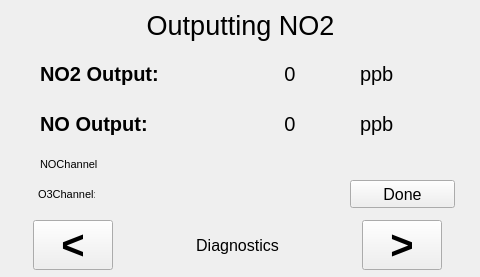
<?xml version="1.0" encoding="UTF-8"?>
<ui version="4.0">
 <class>OutputNO2Form</class>
 <widget class="QWidget" name="OutputNO2Form">
  <property name="geometry">
   <rect>
    <x>0</x>
    <y>0</y>
    <width>480</width>
    <height>277</height>
   </rect>
  </property>
  <property name="minimumSize">
   <size>
    <width>480</width>
    <height>277</height>
   </size>
  </property>
  <property name="maximumSize">
   <size>
    <width>480</width>
    <height>277</height>
   </size>
  </property>
  <property name="windowTitle">
   <string>Form</string>
  </property>
  <widget class="QLabel" name="o3FlowIconLabel">
   <property name="geometry">
    <rect>
     <x>149</x>
     <y>181</y>
     <width>20</width>
     <height>25</height>
    </rect>
   </property>
   <property name="minimumSize">
    <size>
     <width>20</width>
     <height>20</height>
    </size>
   </property>
   <property name="maximumSize">
    <size>
     <width>25</width>
     <height>25</height>
    </size>
   </property>
   <property name="text">
    <string/>
   </property>
   <property name="scaledContents">
    <bool>true</bool>
   </property>
  </widget>
  <widget class="QLabel" name="NO2UnitsLabel">
   <property name="geometry">
    <rect>
     <x>360</x>
     <y>60</y>
     <width>61</width>
     <height>28</height>
    </rect>
   </property>
   <property name="font">
    <font>
     <pointsize>15</pointsize>
    </font>
   </property>
   <property name="text">
    <string>ppb</string>
   </property>
  </widget>
  <widget class="QLabel" name="blockingLabel">
   <property name="geometry">
    <rect>
     <x>0</x>
     <y>0</y>
     <width>481</width>
     <height>281</height>
    </rect>
   </property>
   <property name="text">
    <string/>
   </property>
   <property name="pixmap">
    <pixmap resource="../../../M714/M714/resource.qrc">:/Resources/hourGlassPleaseWait.png</pixmap>
   </property>
  </widget>
  <widget class="QLabel" name="NOsetpointLabel_2">
   <property name="geometry">
    <rect>
     <x>40</x>
     <y>60</y>
     <width>200</width>
     <height>28</height>
    </rect>
   </property>
   <property name="minimumSize">
    <size>
     <width>200</width>
     <height>0</height>
    </size>
   </property>
   <property name="maximumSize">
    <size>
     <width>200</width>
     <height>16777215</height>
    </size>
   </property>
   <property name="font">
    <font>
     <pointsize>15</pointsize>
     <weight>75</weight>
     <bold>true</bold>
    </font>
   </property>
   <property name="text">
    <string>NO2 Output:</string>
   </property>
  </widget>
  <widget class="QLabel" name="o3TempIconLabel">
   <property name="geometry">
    <rect>
     <x>222</x>
     <y>181</y>
     <width>20</width>
     <height>25</height>
    </rect>
   </property>
   <property name="minimumSize">
    <size>
     <width>20</width>
     <height>20</height>
    </size>
   </property>
   <property name="maximumSize">
    <size>
     <width>25</width>
     <height>25</height>
    </size>
   </property>
   <property name="text">
    <string/>
   </property>
  </widget>
  <widget class="QLabel" name="NO2ValueLabel">
   <property name="geometry">
    <rect>
     <x>240</x>
     <y>60</y>
     <width>100</width>
     <height>28</height>
    </rect>
   </property>
   <property name="minimumSize">
    <size>
     <width>100</width>
     <height>0</height>
    </size>
   </property>
   <property name="font">
    <font>
     <pointsize>15</pointsize>
    </font>
   </property>
   <property name="text">
    <string>0</string>
   </property>
   <property name="alignment">
    <set>Qt::AlignCenter</set>
   </property>
  </widget>
  <widget class="QLabel" name="NOsetpointLabel">
   <property name="geometry">
    <rect>
     <x>40</x>
     <y>110</y>
     <width>200</width>
     <height>28</height>
    </rect>
   </property>
   <property name="minimumSize">
    <size>
     <width>200</width>
     <height>0</height>
    </size>
   </property>
   <property name="maximumSize">
    <size>
     <width>200</width>
     <height>30</height>
    </size>
   </property>
   <property name="font">
    <font>
     <pointsize>15</pointsize>
     <weight>75</weight>
     <bold>true</bold>
    </font>
   </property>
   <property name="text">
    <string>NO Output:</string>
   </property>
  </widget>
  <widget class="QLabel" name="diagnosticData">
   <property name="geometry">
    <rect>
     <x>120</x>
     <y>220</y>
     <width>235</width>
     <height>50</height>
    </rect>
   </property>
   <property name="minimumSize">
    <size>
     <width>235</width>
     <height>0</height>
    </size>
   </property>
   <property name="font">
    <font>
     <pointsize>12</pointsize>
    </font>
   </property>
   <property name="text">
    <string>Diagnostics</string>
   </property>
   <property name="alignment">
    <set>Qt::AlignCenter</set>
   </property>
  </widget>
  <widget class="QPushButton" name="scrollLeftButton">
   <property name="geometry">
    <rect>
     <x>33</x>
     <y>220</y>
     <width>80</width>
     <height>50</height>
    </rect>
   </property>
   <property name="minimumSize">
    <size>
     <width>80</width>
     <height>50</height>
    </size>
   </property>
   <property name="maximumSize">
    <size>
     <width>80</width>
     <height>50</height>
    </size>
   </property>
   <property name="font">
    <font>
     <pointsize>30</pointsize>
     <weight>75</weight>
     <bold>true</bold>
    </font>
   </property>
   <property name="text">
    <string>&lt;</string>
   </property>
  </widget>
  <widget class="QLabel" name="noLightIconLabel">
   <property name="geometry">
    <rect>
     <x>294</x>
     <y>151</y>
     <width>20</width>
     <height>25</height>
    </rect>
   </property>
   <property name="minimumSize">
    <size>
     <width>20</width>
     <height>20</height>
    </size>
   </property>
   <property name="maximumSize">
    <size>
     <width>25</width>
     <height>25</height>
    </size>
   </property>
   <property name="text">
    <string/>
   </property>
  </widget>
  <widget class="QWidget" name="TitleBackground" native="true">
   <property name="geometry">
    <rect>
     <x>0</x>
     <y>0</y>
     <width>481</width>
     <height>51</height>
    </rect>
   </property>
  </widget>
  <widget class="QLabel" name="noTempIconLabel">
   <property name="geometry">
    <rect>
     <x>222</x>
     <y>151</y>
     <width>20</width>
     <height>25</height>
    </rect>
   </property>
   <property name="minimumSize">
    <size>
     <width>20</width>
     <height>20</height>
    </size>
   </property>
   <property name="maximumSize">
    <size>
     <width>25</width>
     <height>25</height>
    </size>
   </property>
   <property name="text">
    <string/>
   </property>
  </widget>
  <widget class="QLabel" name="NOUnitsLabel">
   <property name="geometry">
    <rect>
     <x>360</x>
     <y>110</y>
     <width>51</width>
     <height>28</height>
    </rect>
   </property>
   <property name="font">
    <font>
     <pointsize>15</pointsize>
    </font>
   </property>
   <property name="text">
    <string>ppb</string>
   </property>
  </widget>
  <widget class="QPushButton" name="quitButton">
   <property name="geometry">
    <rect>
     <x>350</x>
     <y>180</y>
     <width>105</width>
     <height>28</height>
    </rect>
   </property>
   <property name="minimumSize">
    <size>
     <width>105</width>
     <height>0</height>
    </size>
   </property>
   <property name="maximumSize">
    <size>
     <width>70</width>
     <height>16777215</height>
    </size>
   </property>
   <property name="font">
    <font>
     <pointsize>12</pointsize>
    </font>
   </property>
   <property name="text">
    <string>Done</string>
   </property>
  </widget>
  <widget class="QPushButton" name="scrollRightButton">
   <property name="geometry">
    <rect>
     <x>362</x>
     <y>220</y>
     <width>80</width>
     <height>50</height>
    </rect>
   </property>
   <property name="minimumSize">
    <size>
     <width>80</width>
     <height>50</height>
    </size>
   </property>
   <property name="maximumSize">
    <size>
     <width>80</width>
     <height>50</height>
    </size>
   </property>
   <property name="font">
    <font>
     <pointsize>30</pointsize>
     <weight>75</weight>
     <bold>true</bold>
    </font>
   </property>
   <property name="text">
    <string>&gt;</string>
   </property>
  </widget>
  <widget class="QLabel" name="noFlowIconLabel">
   <property name="geometry">
    <rect>
     <x>150</x>
     <y>151</y>
     <width>20</width>
     <height>25</height>
    </rect>
   </property>
   <property name="minimumSize">
    <size>
     <width>20</width>
     <height>20</height>
    </size>
   </property>
   <property name="maximumSize">
    <size>
     <width>25</width>
     <height>25</height>
    </size>
   </property>
   <property name="text">
    <string/>
   </property>
  </widget>
  <widget class="QLabel" name="label">
   <property name="geometry">
    <rect>
     <x>40</x>
     <y>150</y>
     <width>58</width>
     <height>28</height>
    </rect>
   </property>
   <property name="font">
    <font>
     <pointsize>8</pointsize>
    </font>
   </property>
   <property name="text">
    <string>NOChannel:</string>
   </property>
  </widget>
  <widget class="QLabel" name="label_2">
   <property name="geometry">
    <rect>
     <x>38</x>
     <y>180</y>
     <width>57</width>
     <height>28</height>
    </rect>
   </property>
   <property name="font">
    <font>
     <pointsize>8</pointsize>
    </font>
   </property>
   <property name="text">
    <string>O3Channel:</string>
   </property>
  </widget>
  <widget class="QLabel" name="Title">
   <property name="geometry">
    <rect>
     <x>0</x>
     <y>0</y>
     <width>481</width>
     <height>51</height>
    </rect>
   </property>
   <property name="font">
    <font>
     <pointsize>20</pointsize>
    </font>
   </property>
   <property name="text">
    <string>Outputting NO2</string>
   </property>
   <property name="alignment">
    <set>Qt::AlignCenter</set>
   </property>
  </widget>
  <widget class="QLabel" name="o3LightIconLabel">
   <property name="geometry">
    <rect>
     <x>296</x>
     <y>181</y>
     <width>20</width>
     <height>25</height>
    </rect>
   </property>
   <property name="minimumSize">
    <size>
     <width>20</width>
     <height>20</height>
    </size>
   </property>
   <property name="maximumSize">
    <size>
     <width>25</width>
     <height>25</height>
    </size>
   </property>
   <property name="text">
    <string/>
   </property>
  </widget>
  <widget class="QLabel" name="NOValueLabel">
   <property name="geometry">
    <rect>
     <x>240</x>
     <y>110</y>
     <width>100</width>
     <height>28</height>
    </rect>
   </property>
   <property name="minimumSize">
    <size>
     <width>100</width>
     <height>0</height>
    </size>
   </property>
   <property name="font">
    <font>
     <pointsize>15</pointsize>
    </font>
   </property>
   <property name="text">
    <string>0</string>
   </property>
   <property name="alignment">
    <set>Qt::AlignCenter</set>
   </property>
  </widget>
  <zorder>o3FlowIconLabel</zorder>
  <zorder>NO2UnitsLabel</zorder>
  <zorder>NOsetpointLabel_2</zorder>
  <zorder>o3TempIconLabel</zorder>
  <zorder>NO2ValueLabel</zorder>
  <zorder>NOsetpointLabel</zorder>
  <zorder>diagnosticData</zorder>
  <zorder>scrollLeftButton</zorder>
  <zorder>noLightIconLabel</zorder>
  <zorder>TitleBackground</zorder>
  <zorder>noTempIconLabel</zorder>
  <zorder>NOUnitsLabel</zorder>
  <zorder>quitButton</zorder>
  <zorder>scrollRightButton</zorder>
  <zorder>noFlowIconLabel</zorder>
  <zorder>label</zorder>
  <zorder>label_2</zorder>
  <zorder>Title</zorder>
  <zorder>o3LightIconLabel</zorder>
  <zorder>NOValueLabel</zorder>
  <zorder>blockingLabel</zorder>
 </widget>
 <resources>
  <include location="../../../M714/M714/resource.qrc"/>
 </resources>
 <connections/>
</ui>
